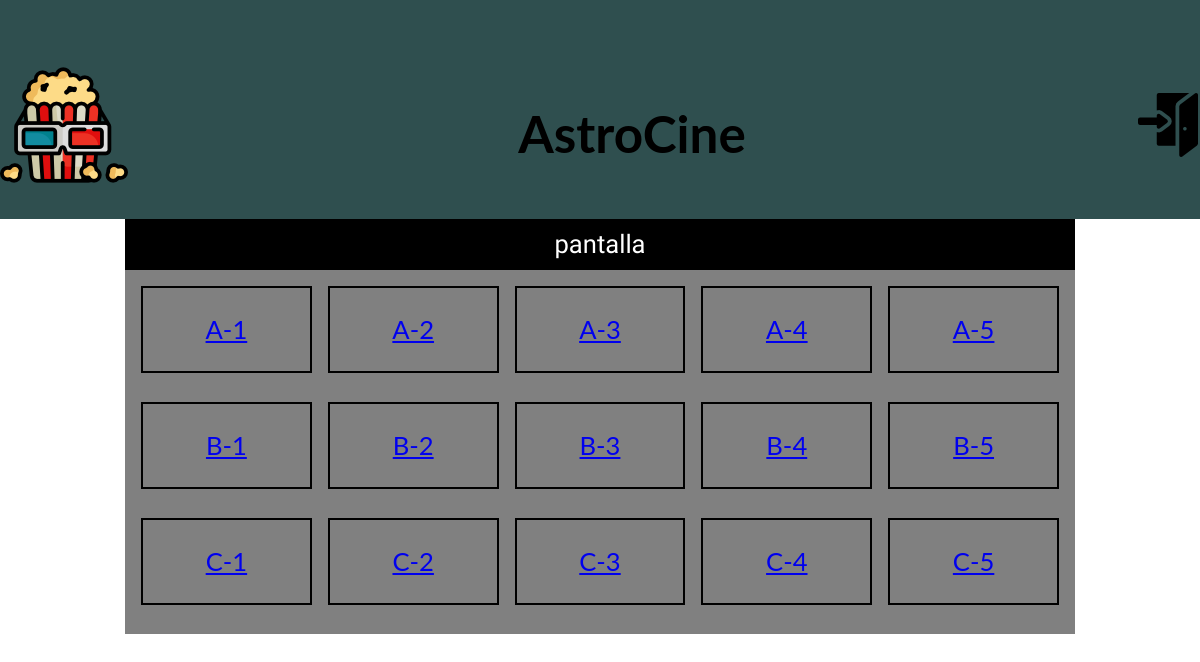
Page /butacas.php on the committed database.
### tables this page shows
CREATE TABLE `butacas` (
  `id` int(11) NOT NULL,
  `ubicacion` text NOT NULL,
  `precio` int(11) NOT NULL
);

### butacas.php (the view, shortened to what this page needs)
<!DOCTYPE html>
<html>
<head>
    <link rel='stylesheet' href="css/normalize.css">
    <link rel='stylesheet' href="css/styles.css">
</head>
<header>
    <div class="barra">
    <a href="InicioCine.php">
            <img src="img/icon.png" alt="logotipo cine">
        </a>
        <h1>AstroCine</h1>
        <a href="logout.php">
            <img src="img/salir.png" alt="Salir">
        </a>
    </div>
</header>
<body>
<?php
    include 'conexion.php';
    $consulta = "SELECT * FROM butacas";
    $resultado = mysqli_query( $conexion, $consulta ) or die ( "Algo ha ido mal en la consulta a la base de datos");
        ?>
    <div class="contenedor ">
            <div class="negro  centrar estilo-titulo">pantalla</div>
            <div class="zona-asientos gris">
                <?php
                while ($f = mysqli_fetch_array( $resultado )){
                ?>
                <a href="carritoCompras.php?id=<?php echo $f['id'];?>">
                <div class="silla centrar sinD"><?php echo $f['ubicacion'];?></div>
                </a>
                <?php
        }
        ?>
            </div>
            <br>
    </div>
</body>
</html>

### css/styles.css (style rules this page uses)
body { font-family: 'Lato', sans-serif; font-size: 1.6rem; line-height: 2; margin: 0; }
.contenedor { max-width: 950px; margin: 0 auto; }
img { max-width: 100%; }
.barra { background-color: darkslategray; display: flex; justify-content: space-between; align-items: center; padding-top: 3rem; text-decoration: none; }
.centrar { text-align: center; }
.estilo-titulo { font-family: 'Special Elite', cursive; color: white; }
.zona-asientos { display: grid; grid-template-columns: repeat(5, 1fr); grid-auto-rows: 100px; gap: 1rem; padding: 1rem; }
.silla { border: 2px solid black; padding: 1rem; }
.negro { background-color: black; }
.gris { background-color: gray; }
.sinD { text-decoration: none; }

### rows in the picture
butacas: ubicacion "A-1"
butacas: ubicacion "A-2"
butacas: ubicacion "A-3"
butacas: ubicacion "A-4"
butacas: ubicacion "A-5"
butacas: ubicacion "B-1"
butacas: ubicacion "B-2"
butacas: ubicacion "B-3"
butacas: ubicacion "B-4"
butacas: ubicacion "B-5"
butacas: ubicacion "C-1"
butacas: ubicacion "C-2"
butacas: ubicacion "C-3"
butacas: ubicacion "C-4"
butacas: ubicacion "C-5"
